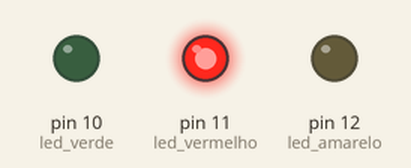
This sketch was run on a simulated Arduino Uno, built with avr-gcc and run on an emulated ATmega328P. Shown: output pins drawn as LEDs (lit = HIGH).

Above: at 1.5 s.
At 5.0 s:
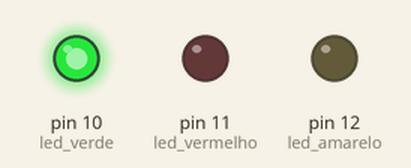
At 8.0 s:
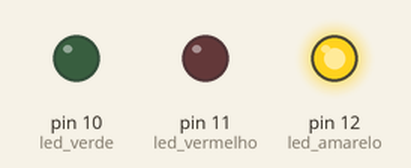
Timing chart, 0 to 11.7 s (numbered marks = the images above):
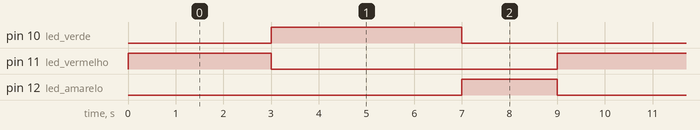

The sketch:

semaforo-b.ino
```cpp
const int led_vermelho = 11;
const int led_verde = 10;
const int led_amarelo = 12;
char led;

void setup()
{
  pinMode(led_vermelho, OUTPUT);
  pinMode(led_verde, OUTPUT);
  pinMode(led_amarelo, OUTPUT);
}

void loop()
{
  digitalWrite(led_vermelho, HIGH); // Acende led
  delay(3000);
  digitalWrite(led_vermelho, LOW);

  digitalWrite(led_verde, HIGH); // Acende led
  delay(4000);
  digitalWrite(led_verde, LOW);

  digitalWrite(led_amarelo, HIGH); // Acende led
  delay(2000);
  digitalWrite(led_amarelo, LOW);
}
```

Measured:
- by itself, pin 10 (led_verde): alternates HIGH for 4.0 s and LOW for 5.0 s
- by itself, pin 11 (led_vermelho): alternates HIGH for 3.0 s and LOW for 6.0 s
- by itself, pin 12 (led_amarelo): alternates HIGH for 2.0 s and LOW for 7.0 s
